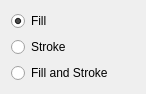
<?xml version="1.0" encoding="UTF-8"?>
<ui version="4.0">
 <class>FillToolWidget</class>
 <widget class="QWidget" name="FillToolWidget">
  <property name="geometry">
   <rect>
    <x>0</x>
    <y>0</y>
    <width>146</width>
    <height>90</height>
   </rect>
  </property>
  <layout class="QVBoxLayout" name="verticalLayout">
   <item>
    <widget class="QRadioButton" name="check_fill">
     <property name="text">
      <string>Fill</string>
     </property>
     <property name="icon">
      <iconset theme="format-fill-color">
       <normaloff>.</normaloff>.</iconset>
     </property>
     <property name="checked">
      <bool>true</bool>
     </property>
    </widget>
   </item>
   <item>
    <widget class="QRadioButton" name="check_stroke">
     <property name="text">
      <string>Stroke</string>
     </property>
     <property name="icon">
      <iconset theme="format-stroke-color">
       <normaloff>.</normaloff>.</iconset>
     </property>
    </widget>
   </item>
   <item>
    <widget class="QRadioButton" name="check_both">
     <property name="text">
      <string>Fill and Stroke</string>
     </property>
     <property name="icon">
      <iconset theme="edit-paste-style"/>
     </property>
    </widget>
   </item>
  </layout>
 </widget>
 <resources/>
 <connections/>
</ui>
